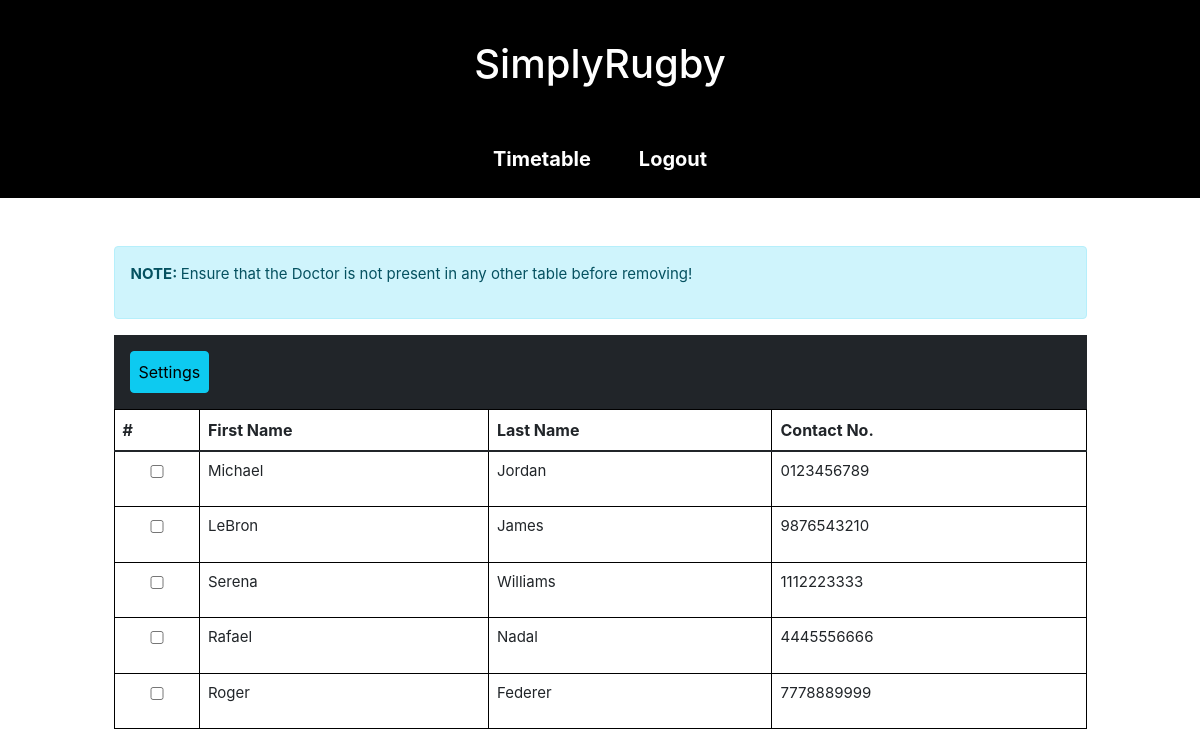
The page /doctor-list.php (signed in) on the database its author committed.
### tables this page shows
CREATE TABLE doctors(
doctor_id INT PRIMARY KEY AUTO_INCREMENT NOT NULL,
doctor_first_name  varchar(32) NOT NULL,
doctor_last_name  varchar(32) NOT NULL,
doctor_contact_no  varchar(40) NOT NULL
);

### classes/doctor.php (called while the page is built, shortened)
<?php
class Doctor{
    public static function getAllDoctors(){
        $conn = Connection::connect();
        $stmt = $conn->prepare(SQL::$getAllDoctors);
        $stmt->execute();
        $doctors = $stmt->fetchAll();
        return $doctors;
    }
}

### classes/utils.php (called while the page is built, shortened)
<?php
class Utils {
  public static function escape($input) {
    return trim(htmlspecialchars($input));
  }
}

### components/doctor-card.php (the view)
<tr>
  <td data-th="#" ><input type="checkbox" name="check_list[]" class="cb" onchange="cbChange(this)" value="<?php echo $doctorId; ?>"></td>
  <td data-th="First Name" class="first-name-label"><p><?php echo $firstName; ?></p></td>
  <td data-th="Last Name" class="last-name-label" ><p><?php echo $lastName; ?></p></td>
  <td data-th="Contact No." class="contact-label"><p><?php echo $contactNumber; ?></p></td>
</tr>

### classes/components.php (shortened to what this page needs)
<?php
class Components {
  public static function pageHeader($pageTitle, $stylesheets, $scripts) {
    require("components/header.php");
  }
  public static function allDoctors($doctors){
    if (!empty($doctors)) {
      foreach ($doctors as $doctor) {
        $doctorId = Utils::escape($doctor["doctor_id"]);
        $firstName = Utils::escape($doctor["doctor_first_name"]);
        $lastName = Utils::escape($doctor["doctor_last_name"]);
        $contactNumber = Utils::escape($doctor["doctor_contact_no"]);
        require("components/doctor-card.php");
      }
  }
}
}

### css/style.css (style rules this page uses)
* { box-sizing: border-box; }
body { margin: 0; overflow-x: hidden; }
body, button, input, textarea, select { font-family: "Arial", "Helvetica", sans-serif; font-size: 16px; }
th, td { border: 1px solid black; padding: 4px; }
input:not(input.button) { margin-bottom: 16px; padding: 8px; width: 100%; }
@media screen and (min-width:320px) { p, .skills-card div { font-size: 15px; } }
@media screen and (min-width:320px) { p, body, td, input, select, button { font-family: -apple-system,system-ui,BlinkMacSystemFont,'Segoe UI',Roboto,'Helvetica Neue',Arial,sans-serif; } }
@media screen and (min-width:320px) { .profile-list-content .table tr { display: flex; flex-direction: column; width: 100vw; } }
@media screen and (min-width:320px) { .profile-list-content .table tr:not(:first-child) { margin-top:35px; margin-bottom:35px; } }
@media screen and (min-width: 950px) { th, td { padding: 8px; } }
@media screen and (min-width: 986px) { .profile-list-content .table tr { display: table-row; } }

### rows shown on the page
doctors: doctor_first_name "Michael", doctor_last_name "Jordan", doctor_contact_no "0123456789"
doctors: doctor_first_name "LeBron", doctor_last_name "James", doctor_contact_no "9876543210"
doctors: doctor_first_name "Serena", doctor_last_name "Williams", doctor_contact_no "1112223333"
doctors: doctor_first_name "Rafael", doctor_last_name "Nadal", doctor_contact_no "4445556666"
doctors: doctor_first_name "Roger", doctor_last_name "Federer", doctor_contact_no "7778889999"
